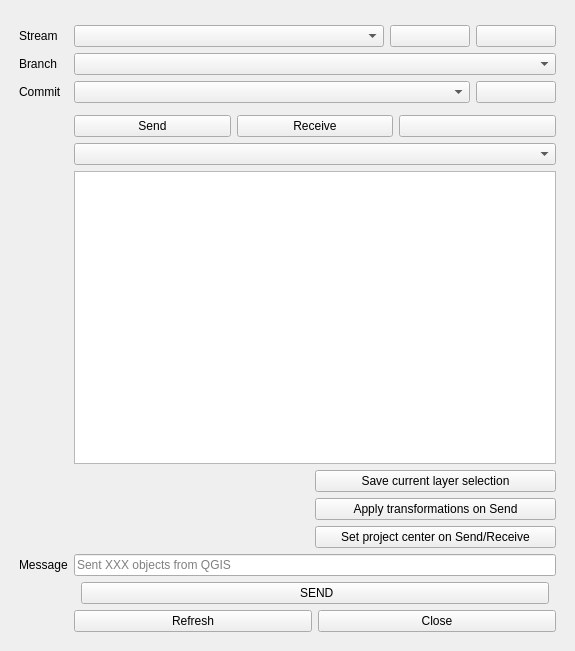
<?xml version="1.0" encoding="UTF-8"?>
<ui version="4.0">
 <class>SpeckleQGISv3DialogBase</class>
 <widget class="QDockWidget" name="SpeckleQGISv3DialogBase">
  <property name="geometry">
   <rect>
    <x>0</x>
    <y>0</y>
    <width>575</width>
    <height>651</height>
   </rect>
  </property>

  <widget class="QWidget" name="dockWidgetContents">
   <layout class="QGridLayout" name="gridLayout">
    <item row="0" column="0">
     <layout class="QVBoxLayout" name="verticalLayout">
      <item>
       <layout class="QFormLayout" name="formLayout">
        <property name="leftMargin">
         <number>10</number>
        </property>
        <property name="topMargin">
         <number>10</number>
        </property>
        <property name="rightMargin">
         <number>10</number>
        </property>
        <property name="bottomMargin">
         <number>10</number>
        </property>

        
        <item row="0" column="1">
          <layout class="QHBoxLayout" name="streamListButtons">
          </layout>
        </item>

        <item row="1" column="0">
         <widget class="QLabel" name="streamListLabel">
          <property name="text">
           <string>Stream</string>
          </property>
         </widget>
        </item>

        <item row="1" column="1">
          <layout class="QHBoxLayout" name="streamListButtons" stretch="20,1">
            <item>
              <widget class="QComboBox" name="streamList"/>
            </item>
            <item>
              <widget class="QPushButton" name="streams_add_button">
                <property name="text">
                <string> </string>
                </property>
              </widget>
            </item>
            <item>
              <widget class="QPushButton" name="streams_remove_button">
                <property name="text">
                <string> </string>
                </property>
                  <property name="geometry">
                    <rect>
                      <x>0</x>
                      <y>0</y>
                      <width>10</width>
                      <height>10</height>
                    </rect>
                  </property>
              </widget>
            </item>
          </layout>
        </item>

        <item row="2" column="0">
         <widget class="QLabel" name="streamBranchLabel">
          <property name="text">
           <string>Branch</string>
          </property>
         </widget>
        </item>
        <item row="2" column="1">
         <widget class="QComboBox" name="streamBranchDropdown"/>
        </item>
        <item row="3" column="0">
         <widget class="QLabel" name="commitLabel">
          <property name="text">
           <string>Commit</string>
          </property>
         </widget>
        </item>
        <item row="3" column="1">
          <layout class="QHBoxLayout" name="commitListButtons" stretch="20,1">
            <item>
              <widget class="QComboBox" name="commitDropdown"/>
            </item>
            <item>
              <widget class="QPushButton" name="commit_web_view">
                <property name="text">
                <string> </string>
                </property>
              </widget>
            </item>
          </layout>
         
        </item>
        
        <item row="4" column="1">
          <layout class="QHBoxLayout" name="horizontalLayout">
         </layout>
        </item>

        
        <item row="5" column="1">
         <layout class="QHBoxLayout" name="horizontalLayout">
          <item>
           <widget class="QPushButton" name="sendModeButton">
            <property name="enabled">
             <bool>true</bool>
            </property>
            <property name="text">
             <string>Send</string>
            </property>
           </widget>
          </item>
          <item>
           <widget class="QPushButton" name="receiveModeButton">
            <property name="text">
             <string>Receive</string>
            </property>
           </widget>
          </item>
          
          <item>
            <widget class="QPushButton" name="reportBtn">
              <property name="enabled">
                <bool>true</bool>
              </property>
            </widget>
          </item>

         </layout>
        </item>

        <item row="6" column="1">
         <widget class="QComboBox" name="layerSendModeDropdown"/>
        </item>



        <item row="7" column="1">
         <widget class="QListWidget" name="layersWidget">
          <property name="selectionMode">
           <enum>QAbstractItemView::NoSelection</enum>
          </property>
          <property name="sizePolicy">
           <sizepolicy hsizetype="Expanding" vsizetype="MinimumExpanding">
            <horstretch>0</horstretch>
            <verstretch>0</verstretch>
           </sizepolicy>
          </property>
          <property name="sizeAdjustPolicy">
           <enum>QAbstractScrollArea::AdjustToContents</enum>
          </property>
          <property name="resizeMode">
           <enum>QListView::Fixed</enum>
          </property>
          <property name="viewMode">
           <enum>QListView::ListMode</enum>
          </property>
         </widget>
        </item>


        <item row="8" column="1">
          <layout class="QHBoxLayout" name="horizontalLayout"  stretch="1,1">
            <item>
            <spacer name="horizontalSpacer">
              <property name="orientation">
              <enum>Qt::Horizontal</enum>
              </property>
              <property name="sizeType">
              <enum>QSizePolicy::Expanding</enum>
              </property>
            </spacer>
            </item>

            <item>
              <widget class="QPushButton" name="saveLayerSelection">
                <property name="enabled">
                  <bool>true</bool>
                </property>
                <property name="text">
                  <string>Save current layer selection</string>
                </property>
              </widget>
            </item>
          </layout>
        </item>

        <item row="9" column="1">
          <layout class="QHBoxLayout" name="horizontalLayout"  stretch="1,1">
            <item>
            <spacer name="horizontalSpacer">
              <property name="orientation">
              <enum>Qt::Horizontal</enum>
              </property>
              <property name="sizeType">
              <enum>QSizePolicy::Expanding</enum>
              </property>
            </spacer>
            </item>

            <item>
              <widget class="QPushButton" name="setMapping">
                <property name="enabled">
                  <bool>true</bool>
                </property>
                <property name="text">
                  <string>Apply transformations on Send</string>
                </property>
              </widget>
            </item>
          </layout>
        </item>


        <item row="10" column="1">
          <layout class="QHBoxLayout" name="horizontalLayout"  stretch="1,1">
            <item>
            <spacer name="horizontalSpacer">
              <property name="orientation">
              <enum>Qt::Horizontal</enum>
              </property>
              <property name="sizeType">
              <enum>QSizePolicy::Expanding</enum>
              </property>
            </spacer>
            </item>

            <item>
              <widget class="QPushButton" name="crsSettings">
                <property name="enabled">
                  <bool>true</bool>
                </property>
                <property name="text">
                  <string>Set project center on Send/Receive</string>
                </property>
              </widget>
            </item>

          </layout>
        </item>

        <item row="11" column="0">
         <widget class="QLabel" name="messageLabel">
          <property name="text">
           <string>Message</string>
          </property>
         </widget>
        </item>
        <item row="11" column="1">
         <widget class="QLineEdit" name="messageInput">
          <property name="placeholderText">
           <string>Sent XXX objects from QGIS</string>
          </property>
         </widget>
        </item>

        

        <item row="12" column="1">
         <layout class="QHBoxLayout" name="horizontalLayout">
          <item>
          <spacer name="horizontalSpacer">
            <property name="orientation">
             <enum>Qt::Horizontal</enum>
            </property>
            <property name="sizeType">
             <enum>QSizePolicy::Expanding</enum>
            </property>
          </spacer>
          </item>

          <item>
           <widget class="QPushButton" name="runButton">
            <property name="text">
             <string> SEND</string>
            </property>
           </widget>
          </item>

          <item>
          <spacer name="horizontalSpacer">
            <property name="orientation">
             <enum>Qt::Horizontal</enum>
            </property>
            <property name="sizeType">
             <enum>QSizePolicy::Expanding</enum>
            </property>
          </spacer>
          </item>

         </layout>
        </item>

        
        <item row="13" column="1">
          <layout class="QHBoxLayout" name="horizontalLayout">
            
            <item>
              <widget class="QPushButton" name="reloadButton">
                <property name="enabled">
                <bool>true</bool>
                </property>
                <property name="text">
                <string>Refresh</string>
                </property>
              </widget>
            </item>
            <item>
              <widget class="QPushButton" name="closeButton">
                <property name="enabled">
                  <bool>true</bool>
                </property>
                <property name="text">
                  <string>Close</string>
                </property>
              </widget>
            </item>

          </layout>
        </item>

       </layout>
      </item>
     </layout>
    </item>
   </layout>
  </widget>
 </widget>
 <resources/>
 <connections/>
</ui>
